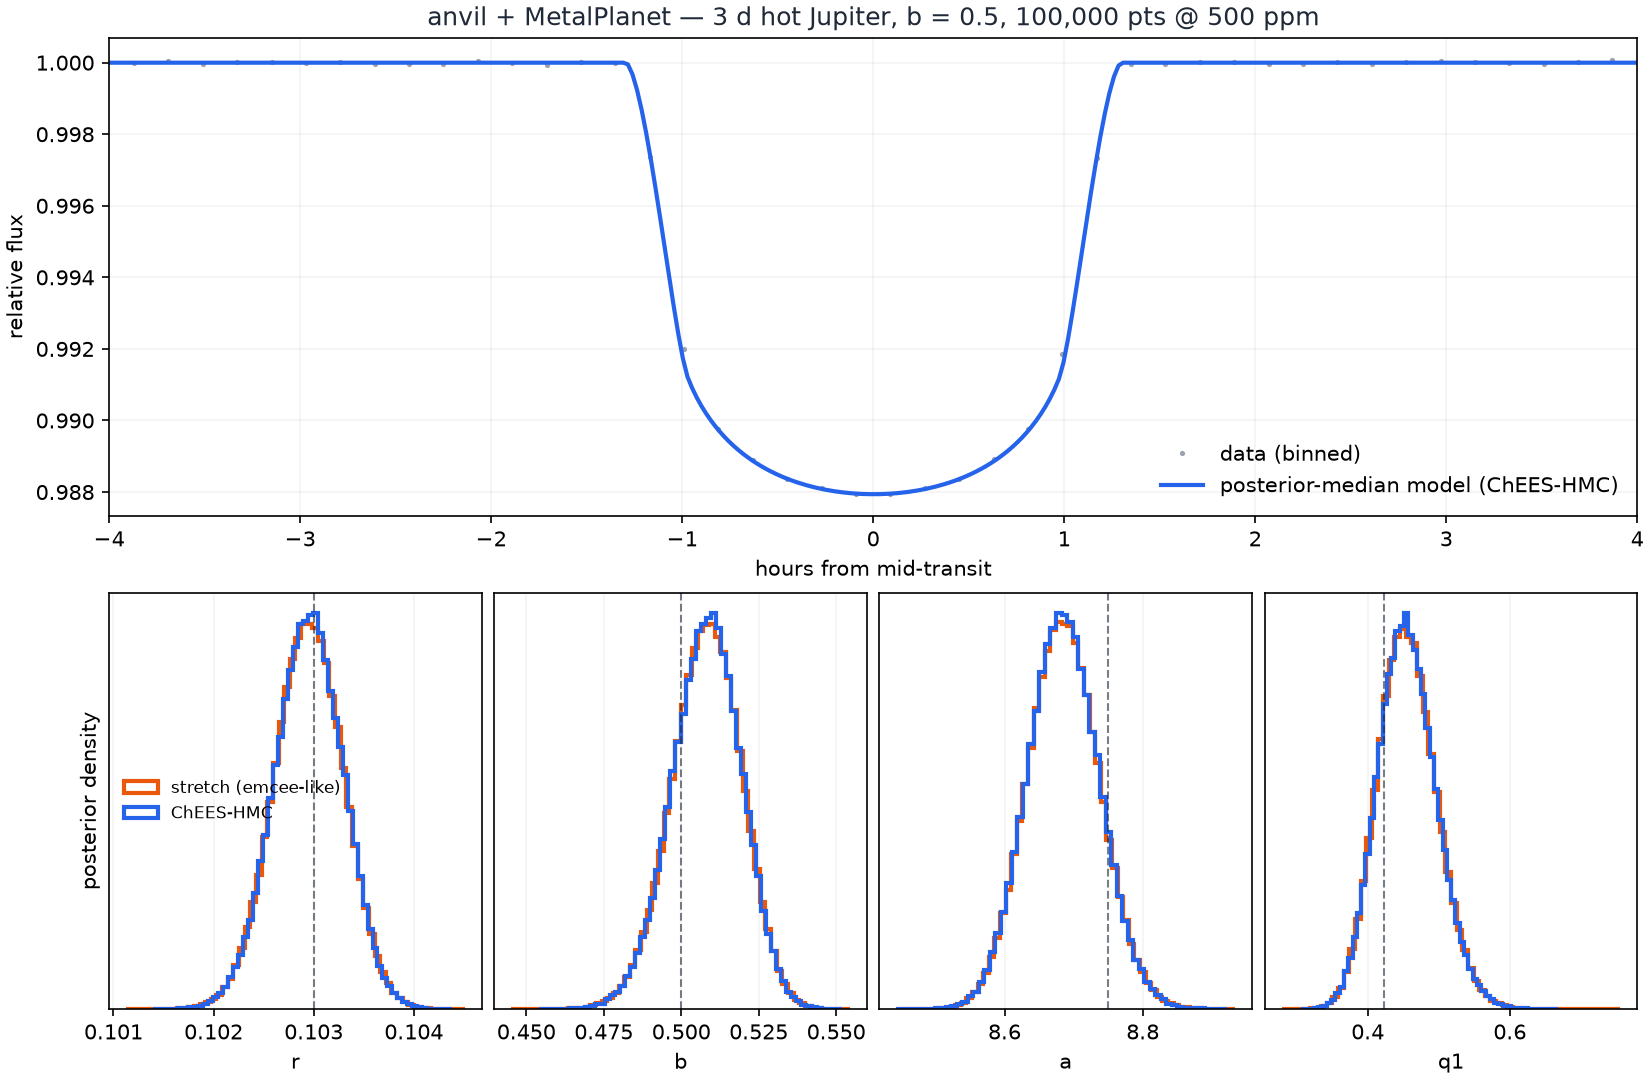

The Python source for this figure:
"""anvil + MetalPlanet: fiducial hot-Jupiter fit, both sampling modes.

The test case: a 3-day hot Jupiter transiting a Sun-like star at impact
parameter b = 0.5 (r = 0.103, a/R* = 8.75 from Kepler's third law),
quadratic limb darkening sampled in Kipping (2013) (q1, q2), observed for
30 days at 100,000 epochs with 500 ppm independent Gaussian noise.

Pipeline demonstrated:
  1. float64 CPU world: absolute BJD-scale times, data synthesis through
     MetalPlanet's own float64 path, epoch-centering preprocessing;
  2. float32 GPU world: MetalPlanet's fused Metal transit kernel behind
     anvil's chunked likelihood;
  3. the precision harness (trust check) before any sampling;
  4. BOTH sampler modes on identical data and initialization —
     emcee-like (gradient-free stretch move) and HMC-like (ChEES-HMC) —
     with a head-to-head verdict;
  5. posteriors reported in absolute physical units, and a summary figure.

Requires: pip install -e ".[test]" matplotlib, and MetalPlanet
(pip install -e ../MetalPlanet).

Run:  .venv/bin/python examples/metalplanet_hotjupiter.py
"""

import time

import mlx.core as mx
import numpy as np

import anvil
from anvil.diagnostics import ess_bulk, split_rhat
from anvil.kernels.chees import ChEESHMC
from anvil.kernels.ensemble import EnsembleKernel
from metalplanet.anvil import PARAM_NAMES, make_quad_transit_flux
from metalplanet.ld import q_to_u_np, u_to_q_np
from metalplanet.orbit import epoch_center_times

# ---------------------------------------------------------------- truth
T_REF = 2_457_000.0          # BJD zero-point — hopeless in float32
BASELINE_DAYS = 30.0
N_DATA = 100_000
YERR = 500e-6                # 500 ppm per point

P_TRUE = 3.0                 # hot Jupiter
T0_TRUE = 1.2345             # days after T_REF
R_TRUE = 0.103               # Rp/R* (Jupiter / Sun)
B_TRUE = 0.5
A_TRUE = 8.75                # a/R* for P = 3 d around a Sun-like star
U1_TRUE, U2_TRUE = 0.40, 0.25
Q1_TRUE, Q2_TRUE = (float(q) for q in u_to_q_np(U1_TRUE, U2_TRUE))

N_CHAINS = 1024
SEED = 20260906

# ------------------------------------------- float64 CPU: data synthesis
rng = np.random.default_rng(SEED)
t_abs = T_REF + np.sort(rng.uniform(0.0, BASELINE_DAYS, size=N_DATA))
t_model = t_abs - T_REF

# imperfect "preliminary fit" references, as in a real workflow
t0_ref = T0_TRUE - 0.009
period_ref = P_TRUE + 0.0005

truth_model = np.array([
    T0_TRUE - t0_ref, P_TRUE - period_ref,
    R_TRUE, B_TRUE, A_TRUE, Q1_TRUE, Q2_TRUE,
    0.0,                                    # df0 (baseline deviation)
])

x64 = epoch_center_times(t_model, t0_ref=t0_ref, period_ref=period_ref)
model_fn = make_quad_transit_flux(period_ref=period_ref)   # fused Metal core

with mx.stream(mx.cpu):                                    # fp64 synthesis
    dev_true = np.array(
        model_fn(mx.array(truth_model[None, :], dtype=mx.float64),
                 mx.array(x64, dtype=mx.float64))[0], dtype=np.float64)
y = 1.0 + dev_true + YERR * rng.standard_normal(N_DATA)
depth_ppm = -dev_true.min() * 1e6
n_transits = int(BASELINE_DAYS / P_TRUE)
print(f"synthetic hot Jupiter: depth {depth_ppm:.0f} ppm, "
      f"~{n_transits} transits, {N_DATA} points, {YERR*1e6:.0f} ppm noise\n")

# --------------------------------------------- anvil target assembly
transform = anvil.Transform([
    anvil.ParamSpec("t0_off", lo=-0.5, hi=0.5, report_offset=T_REF + t0_ref),
    anvil.ParamSpec("p_off", lo=-0.05, hi=0.05, report_offset=period_ref),
    anvil.ParamSpec("r", lo=0.01, hi=0.5),
    anvil.ParamSpec("b", lo=0.0, hi=0.9),
    anvil.ParamSpec("a", lo=2.0, hi=50.0),
    anvil.ParamSpec("q1", lo=0.0, hi=1.0),
    anvil.ParamSpec("q2", lo=0.0, hi=1.0),
    anvil.ParamSpec("df0", lo=-0.01, hi=0.01, report_offset=1.0),
])
loglike = anvil.precision.ChunkedGaussianLogLike(
    model_fn, x64, y - 1.0, np.full(N_DATA, YERR))
target = anvil.TransformedLogDensity(
    loglike, transform, model_log_prob_hi=loglike.hi)

# --------------------------------------------------- trust check first
u_truth = transform.from_model_np(truth_model)
u0 = mx.array(
    (u_truth + 1e-3 * rng.standard_normal((N_CHAINS, 8))).astype(np.float32))
print(anvil.validate_precision(target, u0[:32]), "\n")

# ------------------------------------------------- run both sampler modes
runs = {}
for label, kernel, n_warmup, n_samples, thin in (
    ("stretch (emcee-like)", EnsembleKernel(target, seed=1), 2500, 600, 3),
    ("ChEES-HMC", ChEESHMC(target, max_leapfrog=128), 300, 200, 1),
):
    # NOTE: no reanchor_every here — the harness above reported OK
    # (fp32 error ~0.003, far below the Metropolis decision scale), and
    # each float64 re-anchor of an expensive model costs single-core CPU
    # minutes at this batch size. Enable it only when the harness says
    # ACCEPTABLE/WARNING.
    t0 = time.perf_counter()
    res = anvil.run(kernel, target, u0, n_warmup=n_warmup,
                    n_samples=n_samples, thin=thin, seed=2)
    wall = time.perf_counter() - t0
    chain = res.get_chain()
    ess = ess_bulk(chain)
    rhat = split_rhat(chain)
    runs[label] = dict(res=res, wall=wall, chain=chain,
                       ess_min=float(ess.min()),
                       rhat_max=float(rhat.max()),
                       n_div=res.extras.get("n_divergent", 0))
    print(f"== {label}: {wall:.1f} s | min ESS {ess.min():,.0f} "
          f"({ess.min()/wall:,.0f} ESS/s) | max R-hat {rhat.max():.4f} | "
          f"divergent {runs[label]['n_div']}")

# ------------------------------------------------- posteriors, physical units
truth_phys = transform.to_physical(truth_model)
print(f"\n{'param':>10s} " + " ".join(f"{lbl:>28s}" for lbl in runs)
      + f" {'truth':>16s}")
posts = {}
for lbl, r in runs.items():
    flat_u = r["res"].get_chain(flat=True).astype(np.float64)
    posts[lbl] = transform.to_physical(transform.model_np(flat_u))
for i, name in enumerate(PARAM_NAMES):
    cells = []
    for lbl in runs:
        p = posts[lbl][:, i]
        cells.append(f"{p.mean():>16.8g} ± {p.std():<9.2g}")
    print(f"{name:>10s} " + " ".join(cells) + f" {truth_phys[i]:>16.8g}")

u1u2 = {lbl: q_to_u_np(p[:, 5].mean(), p[:, 6].mean())
        for lbl, p in posts.items()}
for lbl, (u1, u2) in u1u2.items():
    print(f"  [{lbl}] implied limb darkening u1={u1:.3f}, u2={u2:.3f} "
          f"(truth {U1_TRUE}, {U2_TRUE})")

# ------------------------------------------------------------- verdict
s, h = runs["stretch (emcee-like)"], runs["ChEES-HMC"]
print(f"\nVERDICT: ChEES-HMC {h['ess_min']/h['wall']:,.0f} ESS/s vs "
      f"stretch {s['ess_min']/s['wall']:,.0f} ESS/s "
      f"({(h['ess_min']/h['wall'])/(s['ess_min']/s['wall']):.1f}x) — "
      "on this smooth, differentiable model, prefer the mode with the "
      "higher ESS/s; the gradient-free mode remains the robust choice "
      "for wide initializations or non-smooth likelihoods.")

# ------------------------------------------------------------- figure
try:
    import matplotlib
    matplotlib.use("Agg")
    import matplotlib.pyplot as plt
except ImportError:
    raise SystemExit("matplotlib not installed; skipping figure")

BLUE, ORANGE, INK, MUTED = "#2563eb", "#ea580c", "#1f2937", "#9ca3af"
fig = plt.figure(figsize=(11, 7.2), constrained_layout=True)
gs = fig.add_gridspec(2, 4, height_ratios=[1.15, 1.0])

# phase-folded light curve + posterior-median model
ax = fig.add_subplot(gs[0, :])
phase = ((t_model - T0_TRUE + 0.5 * P_TRUE) % P_TRUE) - 0.5 * P_TRUE
nb = 400
bins = np.linspace(-0.5 * P_TRUE, 0.5 * P_TRUE, nb + 1)
idx = np.digitize(phase, bins) - 1
ybin = np.array([y[idx == j].mean() if np.any(idx == j) else np.nan
                 for j in range(nb)])
ax.plot(0.5 * (bins[1:] + bins[:-1]) * 24, ybin, ".", ms=3, color=MUTED,
        label="data (binned)")
med_u = np.median(runs["ChEES-HMC"]["res"].get_chain(flat=True), axis=0)
med_model = transform.model_np(med_u[None, :])[0]
t_dense = np.linspace(T0_TRUE - 0.5 * P_TRUE, T0_TRUE + 0.5 * P_TRUE, 3000)
xd = epoch_center_times(t_dense, t0_ref=t0_ref, period_ref=period_ref)
with mx.stream(mx.cpu):
    dev_med = np.array(model_fn(mx.array(med_model[None, :], dtype=mx.float64),
                                mx.array(xd, dtype=mx.float64))[0])
ax.plot((t_dense - T0_TRUE) * 24, 1.0 + dev_med, color=BLUE, lw=2,
        label="posterior-median model (ChEES-HMC)")
ax.set_xlim(-4, 4)
ax.set_xlabel("hours from mid-transit")
ax.set_ylabel("relative flux")
ax.set_title("anvil + MetalPlanet — 3 d hot Jupiter, b = 0.5, "
             f"{N_DATA:,} pts @ {YERR*1e6:.0f} ppm", color=INK)
ax.legend(frameon=False, loc="lower right")
ax.grid(alpha=0.15)

# posterior marginals: both samplers overlaid
show = [("r", 2), ("b", 3), ("a", 4), ("q1", 5)]
for j, (name, i) in enumerate(show):
    axm = fig.add_subplot(gs[1, j])
    for lbl, color in (("stretch (emcee-like)", ORANGE), ("ChEES-HMC", BLUE)):
        axm.hist(posts[lbl][:, i], bins=60, density=True, histtype="step",
                 lw=2, color=color, label=lbl)
    axm.axvline(truth_phys[i], color=INK, ls="--", lw=1, alpha=0.6)
    axm.set_xlabel(name)
    axm.set_yticks([])
    axm.grid(alpha=0.15)
    if j == 0:
        axm.set_ylabel("posterior density")
        axm.legend(frameon=False, fontsize=8)

fig.savefig("examples/metalplanet_hotjupiter.png", dpi=150)
print("\nfigure saved: examples/metalplanet_hotjupiter.png")
